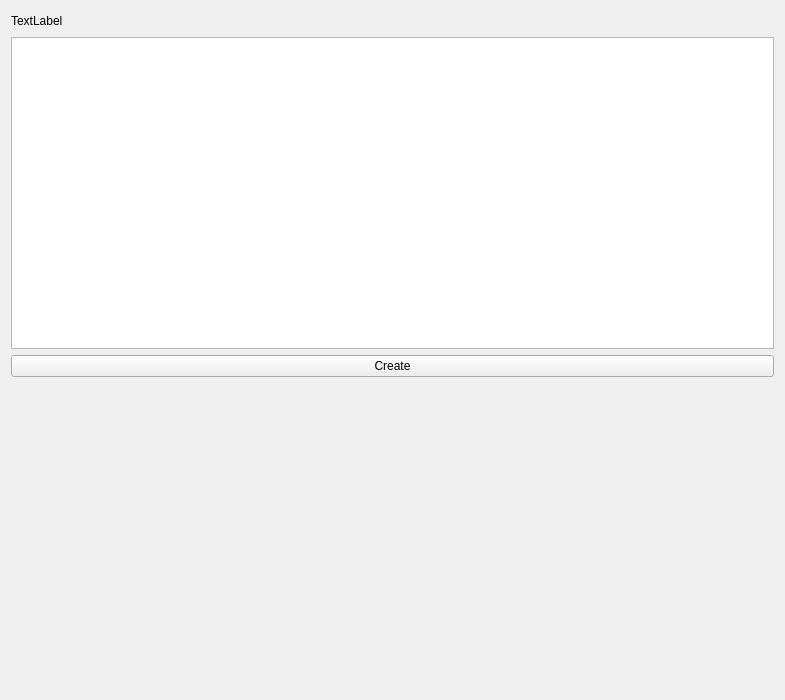
<?xml version="1.0" encoding="UTF-8"?>
<ui version="4.0">
 <class>ConnectionShowPage</class>
 <widget class="QWidget" name="ConnectionShowPage">
  <property name="geometry">
   <rect>
    <x>0</x>
    <y>0</y>
    <width>785</width>
    <height>700</height>
   </rect>
  </property>
  <property name="windowTitle">
   <string>ConnectionShowPage</string>
  </property>
  <layout class="QVBoxLayout" name="verticalLayout_2">
   <item>
    <layout class="QHBoxLayout" name="titleLayout">
     <property name="spacing">
      <number>0</number>
     </property>
     <item>
      <widget class="QLabel" name="title">
       <property name="text">
        <string>TextLabel</string>
       </property>
      </widget>
     </item>
     <item>
      <spacer name="horizontalSpacer">
       <property name="orientation">
        <enum>Qt::Horizontal</enum>
       </property>
       <property name="sizeHint" stdset="0">
        <size>
         <width>40</width>
         <height>20</height>
        </size>
       </property>
      </spacer>
     </item>
    </layout>
   </item>
   <item>
    <layout class="QHBoxLayout" name="horizontalLayout_3">
     <property name="spacing">
      <number>0</number>
     </property>
     <item>
      <widget class="QListWidget" name="connectionLists"/>
     </item>
    </layout>
   </item>
   <item>
    <layout class="QHBoxLayout" name="horizontalLayout_2">
     <property name="spacing">
      <number>0</number>
     </property>
     <item>
      <widget class="QPushButton" name="createConnectionButton">
       <property name="text">
        <string>Create</string>
       </property>
      </widget>
     </item>
    </layout>
   </item>
   <item>
    <layout class="QVBoxLayout" name="verticalLayout">
     <item>
      <spacer name="verticalSpacer">
       <property name="orientation">
        <enum>Qt::Vertical</enum>
       </property>
       <property name="sizeHint" stdset="0">
        <size>
         <width>20</width>
         <height>304</height>
        </size>
       </property>
      </spacer>
     </item>
    </layout>
   </item>
  </layout>
 </widget>
 <resources/>
 <connections/>
</ui>
